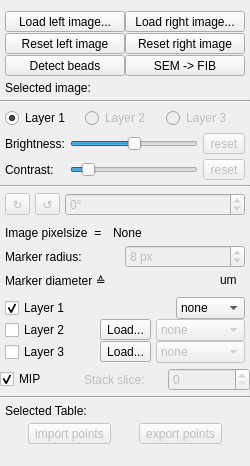
            <widget class="QWidget" name="ctrl">
             <property name="minimumSize">
              <size>
               <width>0</width>
               <height>466</height>
              </size>
             </property>
             <attribute name="title">
              <string>Control</string>
             </attribute>
             <layout class="QVBoxLayout" name="verticalLayout">
              <property name="spacing">
               <number>5</number>
              </property>
              <property name="leftMargin">
               <number>0</number>
              </property>
              <property name="rightMargin">
               <number>0</number>
              </property>
              <property name="bottomMargin">
               <number>5</number>
              </property>
              <item>
               <layout class="QVBoxLayout" name="verticalLayout_15">
                <property name="spacing">
                 <number>1</number>
                </property>
                <property name="leftMargin">
                 <number>5</number>
                </property>
                <property name="rightMargin">
                 <number>5</number>
                </property>
                <item>
                 <layout class="QHBoxLayout" name="horizontalLayout_20">
                  <property name="spacing">
                   <number>0</number>
                  </property>
                  <item>
                   <widget class="QToolButton" name="toolButton_loadLeftImage">
                    <property name="minimumSize">
                     <size>
                      <width>120</width>
                      <height>0</height>
                     </size>
                    </property>
                    <property name="text">
                     <string>Load left image...</string>
                    </property>
                   </widget>
                  </item>
                  <item>
                   <widget class="QToolButton" name="toolButton_loadRightImage">
                    <property name="minimumSize">
                     <size>
                      <width>120</width>
                      <height>0</height>
                     </size>
                    </property>
                    <property name="text">
                     <string>Load right image...</string>
                    </property>
                   </widget>
                  </item>
                 </layout>
                </item>
                <item>
                 <layout class="QHBoxLayout" name="horizontalLayout_25">
                  <property name="spacing">
                   <number>0</number>
                  </property>
                  <item>
                   <widget class="QToolButton" name="toolButton_resetLeftImage">
                    <property name="minimumSize">
                     <size>
                      <width>120</width>
                      <height>0</height>
                     </size>
                    </property>
                    <property name="text">
                     <string>Reset left image</string>
                    </property>
                   </widget>
                  </item>
                  <item>
                   <widget class="QToolButton" name="toolButton_resetRightImage">
                    <property name="minimumSize">
                     <size>
                      <width>120</width>
                      <height>0</height>
                     </size>
                    </property>
                    <property name="text">
                     <string>Reset right image</string>
                    </property>
                   </widget>
                  </item>
                 </layout>
                </item>
                <item>
                 <layout class="QHBoxLayout" name="horizontalLayout_34">
                  <property name="spacing">
                   <number>0</number>
                  </property>
                  <item>
                   <widget class="QToolButton" name="toolButton_detectBeads">
                    <property name="minimumSize">
                     <size>
                      <width>120</width>
                      <height>0</height>
                     </size>
                    </property>
                    <property name="text">
                     <string>Detect beads</string>
                    </property>
                   </widget>
                  </item>
                  <item>
                   <widget class="QToolButton" name="toolButton_sem2fib">
                    <property name="minimumSize">
                     <size>
                      <width>120</width>
                      <height>0</height>
                     </size>
                    </property>
                    <property name="text">
                     <string>SEM -&gt; FIB</string>
                    </property>
                   </widget>
                  </item>
                 </layout>
                </item>
               </layout>
              </item>
              <item>
               <layout class="QHBoxLayout" name="horizontalLayout_2">
                <property name="leftMargin">
                 <number>5</number>
                </property>
                <property name="rightMargin">
                 <number>5</number>
                </property>
                <item>
                 <widget class="QLabel" name="label_selimgDescription">
                  <property name="text">
                   <string>Selected image:</string>
                  </property>
                 </widget>
                </item>
                <item>
                 <widget class="QLabel" name="label_selimg">
                  <property name="text">
                   <string/>
                  </property>
                  <property name="alignment">
                   <set>Qt::AlignCenter</set>
                  </property>
                 </widget>
                </item>
                <item>
                 <widget class="QLabel" name="label_imagetype">
                  <property name="text">
                   <string/>
                  </property>
                  <property name="alignment">
                   <set>Qt::AlignCenter</set>
                  </property>
                 </widget>
                </item>
               </layout>
              </item>
              <item>
               <widget class="Line" name="line_6">
                <property name="orientation">
                 <enum>Qt::Horizontal</enum>
                </property>
               </widget>
              </item>
              <item>
               <layout class="QHBoxLayout" name="horizontalLayout_30">
                <property name="spacing">
                 <number>1</number>
                </property>
                <property name="leftMargin">
                 <number>5</number>
                </property>
                <property name="rightMargin">
                 <number>5</number>
                </property>
                <item>
                 <widget class="QRadioButton" name="radioButton_layer1">
                  <property name="text">
                   <string>Layer 1</string>
                  </property>
                  <property name="checked">
                   <bool>true</bool>
                  </property>
                 </widget>
                </item>
                <item>
                 <widget class="QRadioButton" name="radioButton_layer2">
                  <property name="enabled">
                   <bool>false</bool>
                  </property>
                  <property name="text">
                   <string>Layer 2</string>
                  </property>
                 </widget>
                </item>
                <item>
                 <widget class="QRadioButton" name="radioButton_layer3">
                  <property name="enabled">
                   <bool>false</bool>
                  </property>
                  <property name="text">
                   <string>Layer 3</string>
                  </property>
                 </widget>
                </item>
               </layout>
              </item>
              <item>
               <layout class="QGridLayout" name="gridLayout_2_bc">
                <property name="leftMargin">
                 <number>5</number>
                </property>
                <property name="rightMargin">
                 <number>5</number>
                </property>
                <item row="0" column="0">
                 <widget class="QLabel" name="label_3">
                  <property name="text">
                   <string>Brightness:</string>
                  </property>
                 </widget>
                </item>
                <item row="0" column="1">
                 <widget class="QSlider" name="horizontalSlider_brightness">
                  <property name="minimum">
                   <number>-250</number>
                  </property>
                  <property name="maximum">
                   <number>250</number>
                  </property>
                  <property name="orientation">
                   <enum>Qt::Horizontal</enum>
                  </property>
                 </widget>
                </item>
                <item row="1" column="1">
                 <widget class="QSlider" name="horizontalSlider_contrast">
                  <property name="minimum">
                   <number>0</number>
                  </property>
                  <property name="maximum">
                   <number>100</number>
                  </property>
                  <property name="value">
                   <number>10</number>
                  </property>
                  <property name="orientation">
                   <enum>Qt::Horizontal</enum>
                  </property>
                 </widget>
                </item>
                <item row="1" column="0">
                 <widget class="QLabel" name="label_4">
                  <property name="text">
                   <string>Contrast:</string>
                  </property>
                 </widget>
                </item>
                <item row="0" column="2">
                 <widget class="QToolButton" name="toolButton_brightness_reset">
                  <property name="enabled">
                   <bool>false</bool>
                  </property>
                  <property name="text">
                   <string>reset</string>
                  </property>
                 </widget>
                </item>
                <item row="1" column="2">
                 <widget class="QToolButton" name="toolButton_contrast_reset">
                  <property name="enabled">
                   <bool>false</bool>
                  </property>
                  <property name="text">
                   <string>reset</string>
                  </property>
                 </widget>
                </item>
               </layout>
              </item>
              <item>
               <widget class="Line" name="line_7">
                <property name="orientation">
                 <enum>Qt::Horizontal</enum>
                </property>
               </widget>
              </item>
              <item>
               <layout class="QGridLayout" name="gridLayout_rotation">
                <property name="leftMargin">
                 <number>5</number>
                </property>
                <property name="rightMargin">
                 <number>5</number>
                </property>
                <item row="0" column="2">
                 <widget class="QSpinBox" name="spinBox_rot">
                  <property name="enabled">
                   <bool>false</bool>
                  </property>
                  <property name="contextMenuPolicy">
                   <enum>Qt::PreventContextMenu</enum>
                  </property>
                  <property name="accelerated">
                   <bool>true</bool>
                  </property>
                  <property name="suffix">
                   <string>°</string>
                  </property>
                  <property name="minimum">
                   <number>-1</number>
                  </property>
                  <property name="maximum">
                   <number>360</number>
                  </property>
                 </widget>
                </item>
                <item row="0" column="0">
                 <widget class="QToolButton" name="toolButton_rotcw">
                  <property name="enabled">
                   <bool>false</bool>
                  </property>
                  <property name="text">
                   <string>↻</string>
                  </property>
                 </widget>
                </item>
                <item row="0" column="1">
                 <widget class="QToolButton" name="toolButton_rotccw">
                  <property name="enabled">
                   <bool>false</bool>
                  </property>
                  <property name="text">
                   <string>↺</string>
                  </property>
                 </widget>
                </item>
               </layout>
              </item>
              <item>
               <layout class="QVBoxLayout" name="verticalLayout_2">
                <property name="spacing">
                 <number>0</number>
                </property>
                <property name="leftMargin">
                 <number>5</number>
                </property>
                <property name="rightMargin">
                 <number>5</number>
                </property>
                <item>
                 <layout class="QHBoxLayout" name="horizontalLayout_4">
                  <item>
                   <widget class="QLabel" name="label_5">
                    <property name="minimumSize">
                     <size>
                      <width>0</width>
                      <height>24</height>
                     </size>
                    </property>
                    <property name="text">
                     <string>Image pixelsize  = </string>
                    </property>
                   </widget>
                  </item>
                  <item>
                   <widget class="QLabel" name="label_imgpxsize">
                    <property name="minimumSize">
                     <size>
                      <width>0</width>
                      <height>24</height>
                     </size>
                    </property>
                    <property name="text">
                     <string>None</string>
                    </property>
                   </widget>
                  </item>
                  <item>
                   <widget class="QLabel" name="label_imgpxsizeUnit">
                    <property name="maximumSize">
                     <size>
                      <width>25</width>
                      <height>16777215</height>
                     </size>
                    </property>
                    <property name="text">
                     <string/>
                    </property>
                   </widget>
                  </item>
                 </layout>
                </item>
                <item>
                 <layout class="QHBoxLayout" name="horizontalLayout_5">
                  <item>
                   <widget class="QLabel" name="label">
                    <property name="text">
                     <string>Marker radius:</string>
                    </property>
                   </widget>
                  </item>
                  <item>
                   <widget class="QSpinBox" name="spinBox_markerSize">
                    <property name="enabled">
                     <bool>false</bool>
                    </property>
                    <property name="focusPolicy">
                     <enum>Qt::WheelFocus</enum>
                    </property>
                    <property name="contextMenuPolicy">
                     <enum>Qt::PreventContextMenu</enum>
                    </property>
                    <property name="accelerated">
                     <bool>false</bool>
                    </property>
                    <property name="suffix">
                     <string> px</string>
                    </property>
                    <property name="minimum">
                     <number>1</number>
                    </property>
                    <property name="maximum">
                     <number>50</number>
                    </property>
                    <property name="singleStep">
                     <number>1</number>
                    </property>
                    <property name="value">
                     <number>8</number>
                    </property>
                   </widget>
                  </item>
                 </layout>
                </item>
                <item>
                 <layout class="QHBoxLayout" name="horizontalLayout_6">
                  <item>
                   <widget class="QLabel" name="label_6">
                    <property name="minimumSize">
                     <size>
                      <width>0</width>
                      <height>24</height>
                     </size>
                    </property>
                    <property name="maximumSize">
                     <size>
                      <width>120</width>
                      <height>16777215</height>
                     </size>
                    </property>
                    <property name="text">
                     <string>Marker diameter ≙</string>
                    </property>
                   </widget>
                  </item>
                  <item>
                   <widget class="QLabel" name="label_markerSizeNano">
                    <property name="minimumSize">
                     <size>
                      <width>0</width>
                      <height>24</height>
                     </size>
                    </property>
                    <property name="text">
                     <string/>
                    </property>
                   </widget>
                  </item>
                  <item>
                   <widget class="QLabel" name="label_markerSizeNanoUnit">
                    <property name="minimumSize">
                     <size>
                      <width>0</width>
                      <height>24</height>
                     </size>
                    </property>
                    <property name="maximumSize">
                     <size>
                      <width>25</width>
                      <height>16777215</height>
                     </size>
                    </property>
                    <property name="text">
                     <string>um</string>
                    </property>
                   </widget>
                  </item>
                 </layout>
                </item>
               </layout>
              </item>
              <item>
               <layout class="QVBoxLayout" name="verticalLayout_18">
                <property name="spacing">
                 <number>0</number>
                </property>
                <property name="leftMargin">
                 <number>5</number>
                </property>
                <property name="rightMargin">
                 <number>5</number>
                </property>
                <item>
                 <layout class="QHBoxLayout" name="horizontalLayout_28">
                  <property name="spacing">
                   <number>5</number>
                  </property>
                  <item>
                   <widget class="QCheckBox" name="checkBox_layer1">
                    <property name="text">
                     <string>Layer 1</string>
                    </property>
                    <property name="checked">
                     <bool>true</bool>
                    </property>
                   </widget>
                  </item>
                  <item>
                   <spacer name="horizontalSpacer">
                    <property name="orientation">
                     <enum>Qt::Horizontal</enum>
                    </property>
                    <property name="sizeType">
                     <enum>QSizePolicy::Expanding</enum>
                    </property>
                    <property name="sizeHint" stdset="0">
                     <size>
                      <width>40</width>
                      <height>20</height>
                     </size>
                    </property>
                   </spacer>
                  </item>
                  <item>
                   <widget class="QComboBox" name="comboBox_channelColorLayer1">
                    <property name="sizePolicy">
                     <sizepolicy hsizetype="Preferred" vsizetype="Fixed">
                      <horstretch>0</horstretch>
                      <verstretch>0</verstretch>
                     </sizepolicy>
                    </property>
                    <property name="maximumSize">
                     <size>
                      <width>100</width>
                      <height>16777215</height>
                     </size>
                    </property>
                    <item>
                     <property name="text">
                      <string>none</string>
                     </property>
                    </item>
                    <item>
                     <property name="text">
                      <string>red</string>
                     </property>
                    </item>
                    <item>
                     <property name="text">
                      <string>green</string>
                     </property>
                    </item>
                    <item>
                     <property name="text">
                      <string>blue</string>
                     </property>
                    </item>
                    <item>
                     <property name="text">
                      <string>custom</string>
                     </property>
                    </item>
                   </widget>
                  </item>
                 </layout>
                </item>
                <item>
                 <layout class="QHBoxLayout" name="horizontalLayout_29">
                  <property name="spacing">
                   <number>5</number>
                  </property>
                  <item>
                   <widget class="QCheckBox" name="checkBox_layer2">
                    <property name="text">
                     <string>Layer 2</string>
                    </property>
                   </widget>
                  </item>
                  <item>
                   <widget class="QToolButton" name="toolButton_loadLayer2">
                    <property name="text">
                     <string>Load...</string>
                    </property>
                   </widget>
                  </item>
                  <item>
                   <widget class="QComboBox" name="comboBox_channelColorLayer2">
                    <property name="enabled">
                     <bool>false</bool>
                    </property>
                    <property name="sizePolicy">
                     <sizepolicy hsizetype="Preferred" vsizetype="Fixed">
                      <horstretch>0</horstretch>
                      <verstretch>0</verstretch>
                     </sizepolicy>
                    </property>
                    <property name="maximumSize">
                     <size>
                      <width>100</width>
                      <height>16777215</height>
                     </size>
                    </property>
                    <item>
                     <property name="text">
                      <string>none</string>
                     </property>
                    </item>
                    <item>
                     <property name="text">
                      <string>red</string>
                     </property>
                    </item>
                    <item>
                     <property name="text">
                      <string>green</string>
                     </property>
                    </item>
                    <item>
                     <property name="text">
                      <string>blue</string>
                     </property>
                    </item>
                    <item>
                     <property name="text">
                      <string>custom</string>
                     </property>
                    </item>
                   </widget>
                  </item>
                 </layout>
                </item>
                <item>
                 <layout class="QHBoxLayout" name="horizontalLayout_26">
                  <property name="spacing">
                   <number>5</number>
                  </property>
                  <item>
                   <widget class="QCheckBox" name="checkBox_layer3">
                    <property name="text">
                     <string>Layer 3</string>
                    </property>
                   </widget>
                  </item>
                  <item>
                   <widget class="QToolButton" name="toolButton_loadLayer3">
                    <property name="text">
                     <string>Load...</string>
                    </property>
                   </widget>
                  </item>
                  <item>
                   <widget class="QComboBox" name="comboBox_channelColorLayer3">
                    <property name="enabled">
                     <bool>false</bool>
                    </property>
                    <property name="sizePolicy">
                     <sizepolicy hsizetype="Preferred" vsizetype="Fixed">
                      <horstretch>0</horstretch>
                      <verstretch>0</verstretch>
                     </sizepolicy>
                    </property>
                    <property name="maximumSize">
                     <size>
                      <width>100</width>
                      <height>16777215</height>
                     </size>
                    </property>
                    <item>
                     <property name="text">
                      <string>none</string>
                     </property>
                    </item>
                    <item>
                     <property name="text">
                      <string>red</string>
                     </property>
                    </item>
                    <item>
                     <property name="text">
                      <string>green</string>
                     </property>
                    </item>
                    <item>
                     <property name="text">
                      <string>blue</string>
                     </property>
                    </item>
                    <item>
                     <property name="text">
                      <string>custom</string>
                     </property>
                    </item>
                   </widget>
                  </item>
                 </layout>
                </item>
               </layout>
              </item>
              <item>
               <widget class="QWidget" name="widget_sliceSelector" native="true">
                <property name="enabled">
                 <bool>true</bool>
                </property>
                <layout class="QVBoxLayout" name="verticalLayout_16">
                 <property name="spacing">
                  <number>2</number>
                 </property>
                 <property name="leftMargin">
                  <number>0</number>
                 </property>
                 <property name="topMargin">
                  <number>0</number>
                 </property>
                 <property name="rightMargin">
                  <number>0</number>
                 </property>
                 <property name="bottomMargin">
                  <number>0</number>
                 </property>
                 <item>
                  <layout class="QHBoxLayout" name="horizontalLayout_27">
                   <property name="bottomMargin">
                    <number>0</number>
                   </property>
                   <item>
                    <widget class="QCheckBox" name="checkBox_MIP">
                     <property name="text">
                      <string>MIP</string>
                     </property>
                     <property name="checked">
                      <bool>true</bool>
                     </property>
                    </widget>
                   </item>
                   <item>
                    <widget class="QLabel" name="label_24">
                     <property name="enabled">
                      <bool>false</bool>
                     </property>
                     <property name="text">
                      <string>Stack slice:</string>
                     </property>
                    </widget>
                   </item>
                   <item>
                    <widget class="QSpinBox" name="spinBox_slice">
                     <property name="enabled">
                      <bool>false</bool>
                     </property>
                     <property name="sizePolicy">
                      <sizepolicy hsizetype="Minimum" vsizetype="Fixed">
                       <horstretch>0</horstretch>
                       <verstretch>0</verstretch>
                      </sizepolicy>
                     </property>
                     <property name="contextMenuPolicy">
                      <enum>Qt::PreventContextMenu</enum>
                     </property>
                     <property name="minimum">
                      <number>0</number>
                     </property>
                     <property name="maximum">
                      <number>100</number>
                     </property>
                     <property name="value">
                      <number>0</number>
                     </property>
                    </widget>
                   </item>
                  </layout>
                 </item>
                </layout>
               </widget>
              </item>
              <item>
               <widget class="Line" name="line">
                <property name="orientation">
                 <enum>Qt::Horizontal</enum>
                </property>
               </widget>
              </item>
              <item>
               <layout class="QVBoxLayout" name="verticalLayout_3">
                <property name="leftMargin">
                 <number>5</number>
                </property>
                <property name="rightMargin">
                 <number>5</number>
                </property>
                <item>
                 <layout class="QHBoxLayout" name="horizontalLayout_7">
                  <item>
                   <widget class="QLabel" name="label_selectedTableDescription">
                    <property name="text">
                     <string>Selected Table:</string>
                    </property>
                   </widget>
                  </item>
                  <item>
                   <widget class="QLabel" name="label_selectedTable">
                    <property name="text">
                     <string/>
                    </property>
                   </widget>
                  </item>
                 </layout>
                </item>
                <item>
                 <layout class="QHBoxLayout" name="horizontalLayout_3">
                  <item>
                   <widget class="QToolButton" name="toolButton_importPoints">
                    <property name="enabled">
                     <bool>false</bool>
                    </property>
                    <property name="text">
                     <string>import points</string>
                    </property>
                   </widget>
                  </item>
                  <item>
                   <widget class="QToolButton" name="toolButton_exportPoints">
                    <property name="enabled">
                     <bool>false</bool>
                    </property>
                    <property name="text">
                     <string>export points</string>
                    </property>
                   </widget>
                  </item>
                 </layout>
                </item>
               </layout>
              </item>
              <item>
               <spacer name="verticalSpacer">
                <property name="orientation">
                 <enum>Qt::Vertical</enum>
                </property>
                <property name="sizeHint" stdset="0">
                 <size>
                  <width>20</width>
                  <height>1</height>
                 </size>
                </property>
               </spacer>
              </item>
             </layout>
            </widget>
